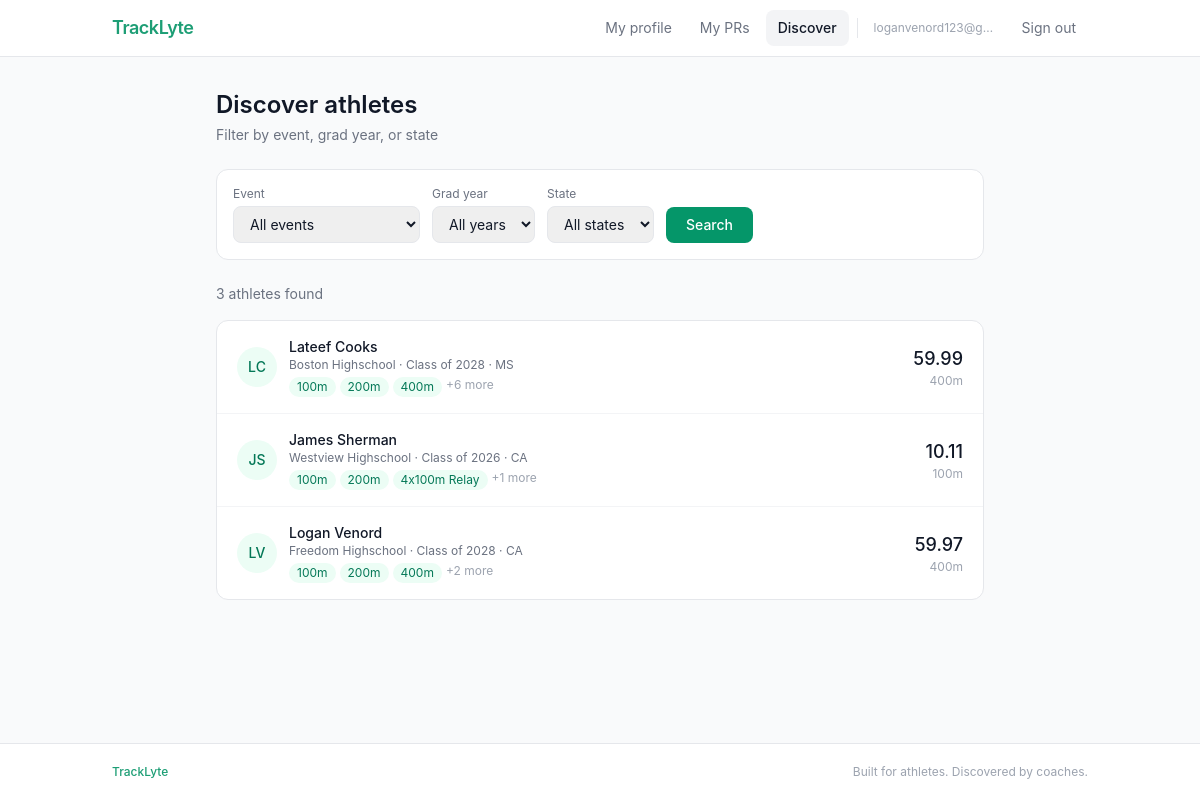
/discover (signed in), run on the app's committed database.
### app/models.py (models this page shows, shortened)
class User(UserMixin, db.Model):
    id = db.Column(db.Integer, primary_key=True)
    email = db.Column(db.String(120), unique=True, nullable=False)
    password_hash = db.Column(db.String(256), nullable=False)
    role = db.Column(db.String(20), nullable=False)  # 'athlete' or 'coach'
    created_at = db.Column(db.DateTime, default=datetime.utcnow)
    athlete_profile = db.relationship('AthleteProfile', backref='user', uselist=False)
    coach_profile = db.relationship('CoachProfile', backref='user', uselist=False)

class AthleteProfile(db.Model):
    id = db.Column(db.Integer, primary_key=True)
    user_id = db.Column(db.Integer, db.ForeignKey('user.id'), nullable=False)
    first_name = db.Column(db.String(50), nullable=False)
    last_name = db.Column(db.String(50), nullable=False)
    school = db.Column(db.String(100))
    grad_year = db.Column(db.Integer)
    state = db.Column(db.String(50))
    events = db.Column(db.String(200))  # e.g. "100m,200m,400m"
    bio = db.Column(db.Text)
    personal_bests = db.relationship('PersonalBest', backref='athlete', lazy='dynamic')

class PersonalBest(db.Model):
    id = db.Column(db.Integer, primary_key=True)
    athlete_id = db.Column(db.Integer, db.ForeignKey('athlete_profile.id'), nullable=False)
    event = db.Column(db.String(50), nullable=False)   # e.g. "100m", "400m", "High Jump"
    time_recorded = db.Column(db.String(20), nullable=False)  # e.g. "10.45" or "1:52.30"
    date_achieved = db.Column(db.Date)
    meet_name = db.Column(db.String(100))
    created_at = db.Column(db.DateTime, default=datetime.utcnow)

### app/discover.py (the view)
@discover_bp.route('/discover')
@login_required
@cache.cached(timeout=300, query_string=True)
def index():
    event_filter = request.args.get('event', '').strip()
    year_filter = request.args.get('grad_year', '').strip()
    state_filter = request.args.get('state', '').strip()
    query = AthleteProfile.query
    if year_filter:
        query = query.filter(AthleteProfile.grad_year == int(year_filter))
    if state_filter:
        query = query.filter(AthleteProfile.state == state_filter)
    if event_filter:
        query = query.filter(AthleteProfile.events.contains(event_filter))
    athletes = query.order_by(AthleteProfile.last_name).all()
    athlete_data = []
    for athlete in athletes:
        events_list = athlete.events.split(',') if athlete.events else []
        best_pr = (
            athlete.personal_bests
            .filter(PersonalBest.event == event_filter)
            .order_by(PersonalBest.date_achieved.desc())
            .first()
        ) if event_filter else (
            athlete.personal_bests
            .order_by(PersonalBest.date_achieved.desc())
            .first()
        )
        athlete_data.append({
            'athlete': athlete,
            'events_list': events_list,
            'best_pr': best_pr
        })
    return render_template(
        'discover/index.html',
        athlete_data=athlete_data,
        events=TRACK_EVENTS,
        states=US_STATES,
        grad_years=GRAD_YEARS,
        event_filter=event_filter,
        year_filter=year_filter,
        state_filter=state_filter,
        result_count=len(athletes)
    )

### app/models.py (called while the page is built)
@login_manager.user_loader
def load_user(user_id):
    return User.query.get(int(user_id))

### app/templates/discover/index.html (shortened to what this page needs)
{% extends "base.html" %}
{% block content %}
<div class="max-w-3xl mx-auto">
    <div class="mb-6">
        <h1 class="text-2xl font-semibold">Discover athletes</h1>
        <p class="text-sm text-gray-500 mt-1">Filter by event, grad year, or state</p>
    </div>
    <form method="GET" action="/discover"
        class="bg-white border border-gray-200 rounded-xl p-4 mb-6 flex flex-wrap gap-3 items-end">
        <div>
            <label class="block text-xs text-gray-500 mb-1">Event</label>
            <select name="event"
                class="border border-gray-200 rounded-lg px-3 py-2 text-sm focus:outline-none focus:ring-2 focus:ring-emerald-400">
                <option value="">All events</option>
            </select>
        </div>
        <div>
            <label class="block text-xs text-gray-500 mb-1">Grad year</label>
            <select name="grad_year"
                class="border border-gray-200 rounded-lg px-3 py-2 text-sm focus:outline-none focus:ring-2 focus:ring-emerald-400">
                <option value="">All years</option>
            </select>
        </div>
        <div>
            <label class="block text-xs text-gray-500 mb-1">State</label>
            <select name="state"
                class="border border-gray-200 rounded-lg px-3 py-2 text-sm focus:outline-none focus:ring-2 focus:ring-emerald-400">
                <option value="">All states</option>
            </select>
        </div>
        <button type="submit"
            class="bg-emerald-600 text-white px-5 py-2 rounded-lg text-sm font-medium hover:bg-emerald-700">
            Search
        </button>
    </form>
    <p class="text-sm text-gray-500 mb-4">
        {{ result_count }} athlete{{ 's' if result_count != 1 else '' }} found
    </p>
    {% if not athlete_data %}
        <div class="bg-white border border-gray-200 rounded-xl p-10 text-center">
            <p class="text-gray-400">No athletes match your filters. Try broadening your search.</p>
        </div>
    {% else %}
        <div class="bg-white border border-gray-200 rounded-xl overflow-hidden">
            {% for item in athlete_data %}
            <a href="/athlete/{{ item.athlete.id }}"
                class="flex items-center justify-between px-5 py-4 hover:bg-gray-50 transition-colors
                {% if not loop.last %}border-b border-gray-100{% endif %}">
                <div class="flex items-center gap-3">
                    <div class="w-10 h-10 rounded-full bg-emerald-50 flex items-center justify-center text-emerald-700 font-medium text-sm flex-shrink-0">
                        {{ item.athlete.first_name[0] }}{{ item.athlete.last_name[0] }}
                    </div>
                    <div>
                        <p class="text-sm font-medium text-gray-900">
                            {{ item.athlete.first_name }} {{ item.athlete.last_name }}
                        </p>
                        <p class="text-xs text-gray-500">
                            {{ item.athlete.school }} · Class of {{ item.athlete.grad_year }} · {{ item.athlete.state }}
                        </p>
                        <div class="flex flex-wrap gap-1 mt-1">
                            {% for event in item.events_list[:3] %}
                                <span class="bg-emerald-50 text-emerald-700 text-xs px-2 py-0.5 rounded-full">{{ event }}</span>
                            {% endfor %}
                            {% if item.events_list|length > 3 %}
                                <span class="text-xs text-gray-400">+{{ item.events_list|length - 3 }} more</span>
                            {% endif %}
                        </div>
                    </div>
                </div>
                {% if item.best_pr %}
                <div class="text-right flex-shrink-0 ml-4">
                    <p class="text-lg font-medium text-gray-900">{{ item.best_pr.time_recorded }}</p>
                    <p class="text-xs text-gray-400">{{ item.best_pr.event }}</p>
                </div>
                {% endif %}
            </a>
            {% endfor %}
        </div>
    {% endif %}
</div>
{% endblock %}

### app/templates/base.html (shortened to what this page needs)
<!DOCTYPE html>
<html lang="en">
<head>
    <script src="https://cdn.tailwindcss.com"></script>
</head>
<body class="bg-gray-50 min-h-screen flex flex-col text-gray-900">
    <nav class="bg-white border-b border-gray-200 sticky top-0 z-10">
        <div class="max-w-5xl mx-auto px-6 py-0 flex items-center justify-between h-14">
            <a href="/" class="text-lg font-semibold text-brand-400 tracking-tight">TrackLyte</a>
            <div class="flex items-center gap-1 text-sm">
                {% if current_user.is_authenticated %}
                    {% if current_user.role == 'athlete' %}
                        <a href="/profile"
                            class="px-3 py-2 rounded-lg text-gray-500 hover:text-gray-900 hover:bg-gray-100 transition-colors
                            {% if request.path == '/profile' %}bg-gray-100 text-gray-900 font-medium{% endif %}">
                            My profile
                        </a>
                        <a href="/prs"
                            class="px-3 py-2 rounded-lg text-gray-500 hover:text-gray-900 hover:bg-gray-100 transition-colors
                            {% if request.path.startswith('/prs') %}bg-gray-100 text-gray-900 font-medium{% endif %}">
                            My PRs
                        </a>
                    {% elif current_user.role == 'coach' %}
                        <a href="/coach/profile"
                            class="px-3 py-2 rounded-lg text-gray-500 hover:text-gray-900 hover:bg-gray-100 transition-colors
                            {% if request.path.startswith('/coach') %}bg-gray-100 text-gray-900 font-medium{% endif %}">
                            My profile
                        </a>
                    {% endif %}
                    <a href="/discover"
                        class="px-3 py-2 rounded-lg text-gray-500 hover:text-gray-900 hover:bg-gray-100 transition-colors
                        {% if request.path.startswith('/discover') or request.path.startswith('/athlete') %}bg-gray-100 text-gray-900 font-medium{% endif %}">
                        Discover
                    </a>
                    <span class="px-2 text-xs text-gray-400 max-w-[140px] truncate">{{ current_user.email }}</span>
                    <a href="/logout"
                        class="px-3 py-2 rounded-lg text-gray-500 hover:text-gray-900 hover:bg-gray-100 transition-colors">
                        Sign out
                    </a>
                {% endif %}
            </div>
        </div>
    </nav>
    <main class="flex-1 max-w-5xl w-full mx-auto px-6 py-8">
        {% block content %}{% endblock %}
    </main>
    <footer class="border-t border-gray-200 bg-white mt-auto">
        <div class="max-w-5xl mx-auto px-6 py-5 flex items-center justify-between text-xs text-gray-400">
            <span class="font-medium text-brand-400">TrackLyte</span>
            <span>Built for athletes. Discovered by coaches.</span>
        </div>
    </footer>
</body>
</html>

### app/templates/base.html (style rules this page uses)
body { font-family: -apple-system, BlinkMacSystemFont, 'Segoe UI', sans-serif; }

### data on the page
User: email "loganvenord123@g…"
AthleteProfile: athlete "L", athlete "C", athlete.first_name "Lateef", athlete.last_name "Cooks", athlete.school "Boston Highschool", athlete.grad_year "2028", athlete.state "MS"
PersonalBest: best_pr.time_recorded "59.99", best_pr.event "400m"
AthleteProfile: athlete "J", athlete "S", athlete.first_name "James", athlete.last_name "Sherman", athlete.school "Westview Highschool", athlete.grad_year "2026", athlete.state "CA"
PersonalBest: best_pr.time_recorded "10.11", best_pr.event "100m"
AthleteProfile: athlete "L", athlete "V", athlete.first_name "Logan", athlete.last_name "Venord", athlete.school "Freedom Highschool", athlete.grad_year "2028", athlete.state "CA"
PersonalBest: best_pr.time_recorded "59.97", best_pr.event "400m"

### other printed values
{{ result_count }} "3"
{{ 's' if result_count != 1 else '' }} "s"
{{ event }} "100m" "200m" "400m" "100m" "200m" "4x100m Relay" "100m" "200m" "400m"
{{ item.events_list|length - 3 }} "6" "1" "2"
